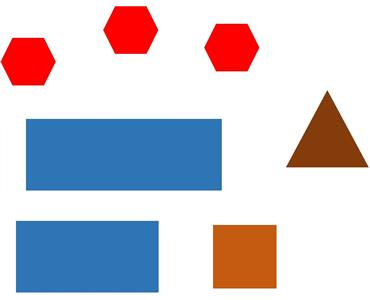
#> input picture ShapeDetection/shapes.jpg, 370 x 300 px
$ python ShapeDetection.py
#> lines starting #> are read from the running program, lines starting #| are printed output that depends on the picture; after the words box and inside, x2 and y2 are one past the last pixel; in counts of white or black regions, pixels touching at a corner belong together
#!/usr/bin/env python
# coding: utf-8

# 1. Create an edge map with Canny
# 2. Find all closed contours, findContours() -> list with all found contours
# 3. Go through each contour using approxPolyDP to approximate a geometric figure, to find the coordinates for each corner
# 4. For each element in the coordinate list, count the amount of corners
#     * 3 corners => triangle
#     * 4 corners => square, rectangle

# In[1]:


import cv2 as cv
import matplotlib.pyplot as plt
import scipy.ndimage as ndimage


# In[2]:


shapes = cv.imread("shapes.jpg")
#> shapes is the input picture: shape (300, 370, 3); mean B, G, R 208.4, 198.7, 202.8
shapes2 = cv.imread("shapes2.jpg")
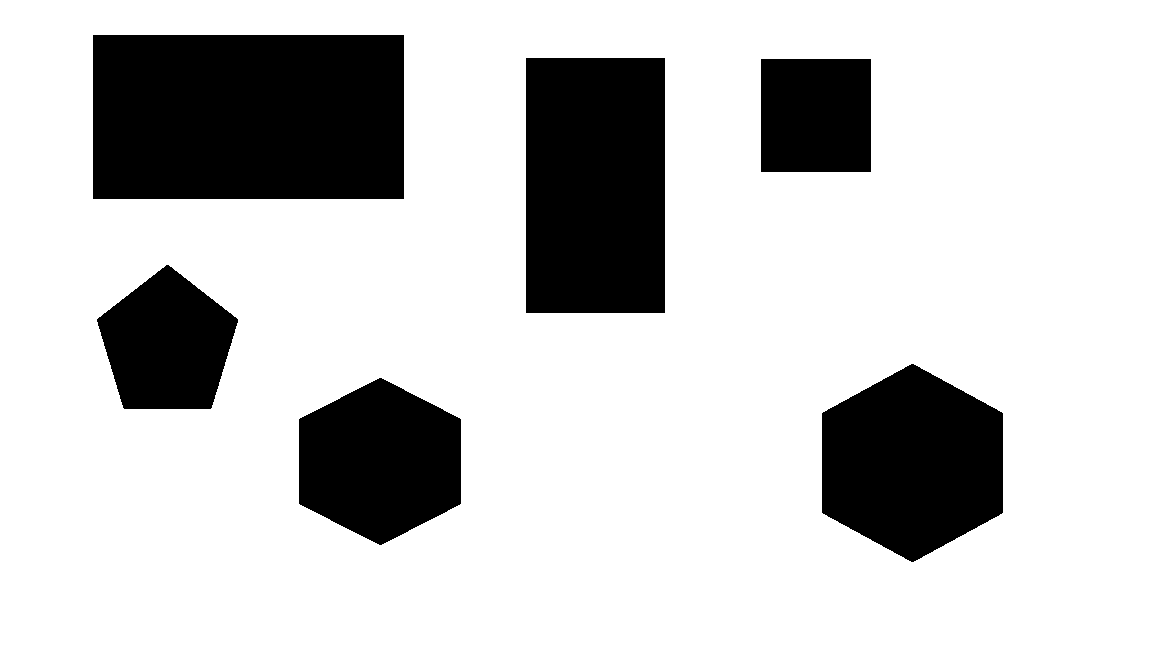
#> input picture ShapeDetection/shapes2.jpg, 1152 x 648 px
#> shapes2 is the input picture: shape (648, 1152, 3); 78.5% white; 6 black regions, box (x1, y1, x2, y2) and area: (93, 35, 404, 199) 51004, (526, 58, 665, 313) 35445, (822, 364, 1003, 562) 27042, (299, 378, 461, 545) 20467, (97, 265, 238, 409) 14173, (761, 59, 871, 172) 12430
shapes3 = cv.imread("shapes3.jpg")
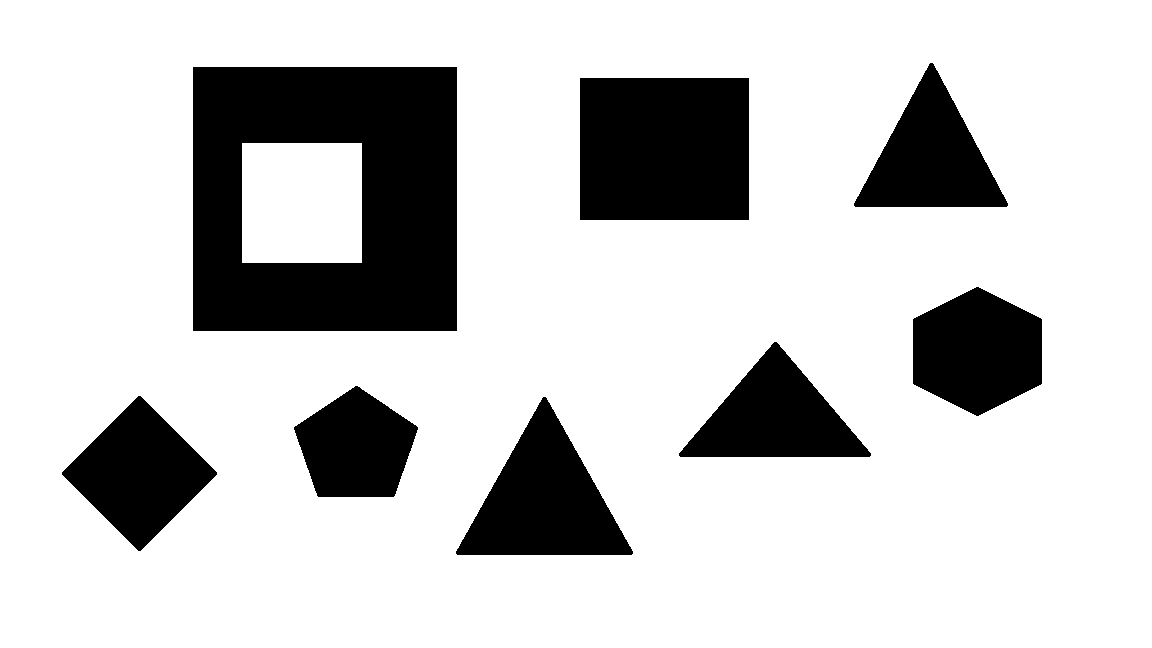
#> input picture ShapeDetection/shapes3.jpg, 1152 x 648 px
#> shapes3 is the input picture: shape (648, 1152, 3); 79.7% white; 8 black regions, largest, box (x1, y1, x2, y2) and area: (193, 67, 457, 331) 55296, (580, 78, 749, 220) 23998, (456, 397, 633, 555) 14473
plt.imshow(shapes)
plt.axis('off')
plt.show()


# In[3]:


def check_square(approxCurve):
    (x,y,w,h) = cv.boundingRect(approxCurve)
    if (float(w)/h == 1):
        return True
    else:
        return False


# In[4]:


def shape(approxCurve):
    corners = len(approxCurve)
    if (corners == 6):
        return "Hexagon"
    elif(corners == 5):
        return "Pentagon"
    elif(corners == 4):
        if (check_square(approxCurve)):
            return "Square"
        else:
            return "Rectangle"
    elif(corners == 3):
        return "Triangle"


# In[5]:


def draw_text(contours, image, fontSize):
    for contour in contours:
        epsilon = 0.02 * cv.arcLength(contour, True)
        approxCurve = cv.approxPolyDP(contour, epsilon, True)
        x = approxCurve[0][0][0]
        y = approxCurve[0][0][1]
        text = shape(approxCurve)
        cv.putText(image, text, (x,y), cv.FONT_HERSHEY_SIMPLEX, fontSize, (255,0,0), int(fontSize*3))


# In[10]:


def find_shape(image, fontSize):
    """find_shape(image, fontSize) --> None
    @brief Draws the contours of shapes on an image"""
#> called with fontSize = 0.3
    image_final = image
    image_gray = cv.cvtColor(image_final, cv.COLOR_BGR2GRAY)
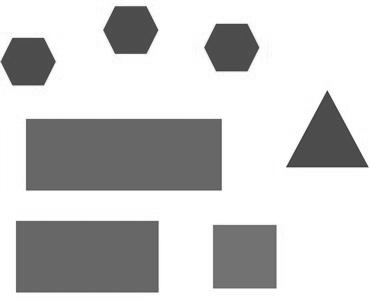
#> image_gray: shape (300, 370); min 45, max 255, mean 201.1
    ret, thresh = cv.threshold(image_gray, 127, 255, 0)
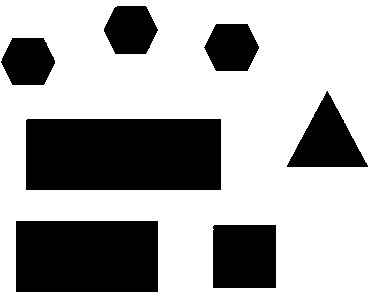
#> thresh: shape (300, 370); 66.6% white; 7 black regions
    contours, hierarchy = cv.findContours(thresh, cv.RETR_TREE, cv.CHAIN_APPROX_SIMPLE)
#> contours = 8 contours; box (x1, y1, x2, y2) and area: (0, 0, 370, 300) 110331, (25, 118, 222, 191) 14108, (15, 220, 159, 293) 10294, (212, 224, 277, 289) 4092, (286, 90, 369, 168) 3252, (103, 5, 159, 55) 2116, (203, 23, 260, 72) 2111, (0, 37, 56, 86) 2100
    contours = contours[1:]
#> contours = 7 contours; box (x1, y1, x2, y2) and area: (25, 118, 222, 191) 14108, (15, 220, 159, 293) 10294, (212, 224, 277, 289) 4092, (286, 90, 369, 168) 3252, (103, 5, 159, 55) 2116, (203, 23, 260, 72) 2111, (0, 37, 56, 86) 2100
    image_contour = cv.drawContours(image_final, contours, -1, (0,255,0), 3)
    draw_text(contours, image_contour, fontSize)
#> the loop in draw_text, `for contour in contours:` made 7 passes
#> (epsilon, approxCurve, corners in shape, text) on passes 1 to 3: (5.08, [[214, 224], [276, 225], [275, 288], [212, 287]], 4, 'Square'), (8.55, [[15, 221], [157, 220], [158, 291], [16, 292]], 4, 'Rectangle'), (10.66, [[25, 120], [220, 118], [221, 189], [26, 190]], 4, 'Rectangle')
#> (epsilon, corners in shape, text) on passes 5 to 7: (3.56, 6, 'Hexagon'), (3.57, 6, 'Hexagon'), (3.56, 6, 'Hexagon')
    plt.figure(figsize=(10,10))
    plt.imshow(image_final)
    plt.axis('off')
    plt.show()


# In[7]:


find_shape(shapes, 0.3)


# In[8]:


find_shape(shapes2, 1)
#> in find_shape (call 2), `image_gray = cv.cvtColor(image_final, cv.COLOR_BGR2GRAY)`: image_gray: shape (648, 1152); 78.5% white; 6 black regions
#> in find_shape (call 2), `contours, hierarchy = cv.findContours(thresh, cv.RETR_TREE, cv.CHAIN_A..`: contours = 7 contours; box (x1, y1, x2, y2) and area: (0, 0, 1152, 648) 744697, (92, 34, 405, 200) 51478, (525, 57, 666, 314) 35838, (821, 363, 1004, 563) 27322, (298, 377, 462, 546) 20713, (96, 264, 239, 410) 14376, (760, 58, 872, 173) 12652
#> in find_shape (call 2), `contours = contours[1:]`: contours = 6 contours; box (x1, y1, x2, y2) and area: (92, 34, 405, 200) 51478, (525, 57, 666, 314) 35838, (821, 363, 1004, 563) 27322, (298, 377, 462, 546) 20713, (96, 264, 239, 410) 14376, (760, 58, 872, 173) 12652
#> call 2 of draw_text, with fontSize = 1
#> the loop in draw_text (call 2), `for contour in contours:` made 6 passes
#> (epsilon, corners in shape, text) on passes 1 to 3: (11.27, 6, 'Hexagon'), (12.9, 6, 'Hexagon'), (9.54, 5, 'Pentagon')
#> (epsilon, approxCurve, corners in shape, text) on passes 4 to 6: (8.95, [[761, 58], [871, 59], [870, 172], [760, 171]], 4, 'Rectangle'), (15.79, [[526, 57], [665, 58], [664, 313], [525, 312]], 4, 'Rectangle'), (19.03, [[92, 35], [403, 34], [404, 198], [93, 199]], 4, 'Rectangle')
#> after the loop in draw_text (call 2), `for contour in contours:`:
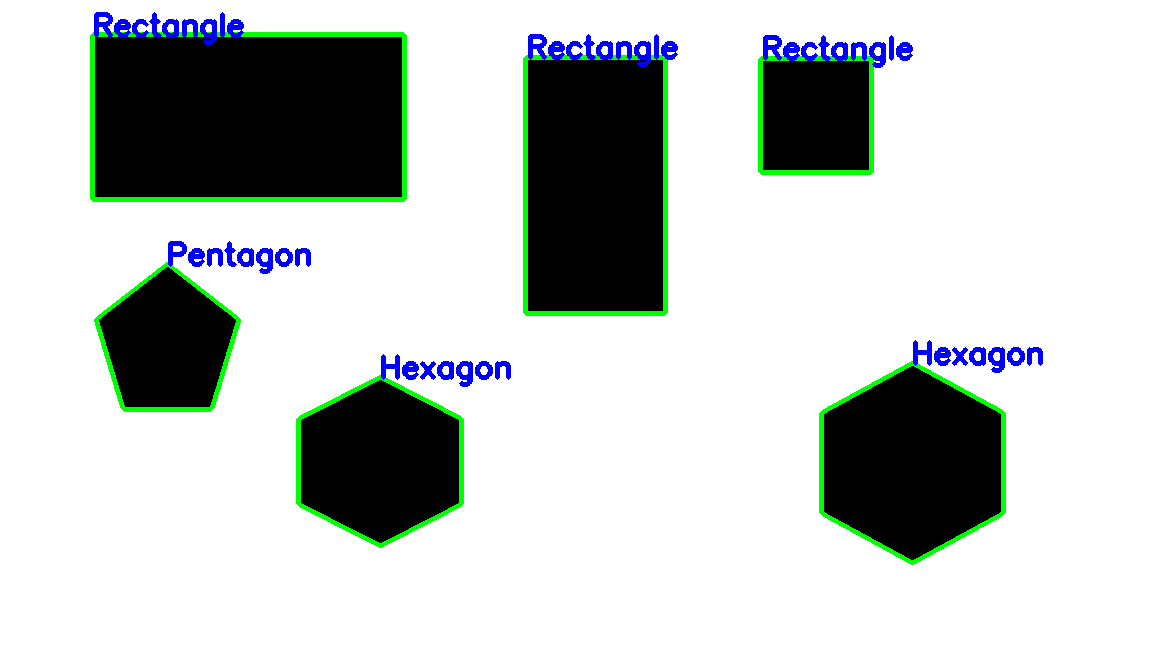
#> image: shape (648, 1152, 3); mean B, G, R 196.9, 199, 193.2


# In[9]:


find_shape(shapes3, 1)
#> call 3 of find_shape, with fontSize = 1
#> in find_shape (call 3), `image_gray = cv.cvtColor(image_final, cv.COLOR_BGR2GRAY)`: image_gray: shape (648, 1152); 79.7% white; 8 black regions
#> in find_shape (call 3), `contours, hierarchy = cv.findContours(thresh, cv.RETR_TREE, cv.CHAIN_A..`: contours = 10 contours; largest, box (x1, y1, x2, y2) and area: (0, 0, 1152, 648) 744697, (192, 66, 458, 332) 70223, (579, 77, 750, 221) 24308, (455, 396, 634, 556) 14719, (242, 143, 362, 263) 14161
#> in find_shape (call 3), `contours = contours[1:]`: contours = 9 contours; largest, box (x1, y1, x2, y2) and area: (192, 66, 458, 332) 70223, (579, 77, 750, 221) 24308, (455, 396, 634, 556) 14719, (242, 143, 362, 263) 14161, (912, 286, 1043, 417) 12738
#> in find_shape (call 3), `image_contour = cv.drawContours(image_final, contours, -1, (0,255,0), 3)`:
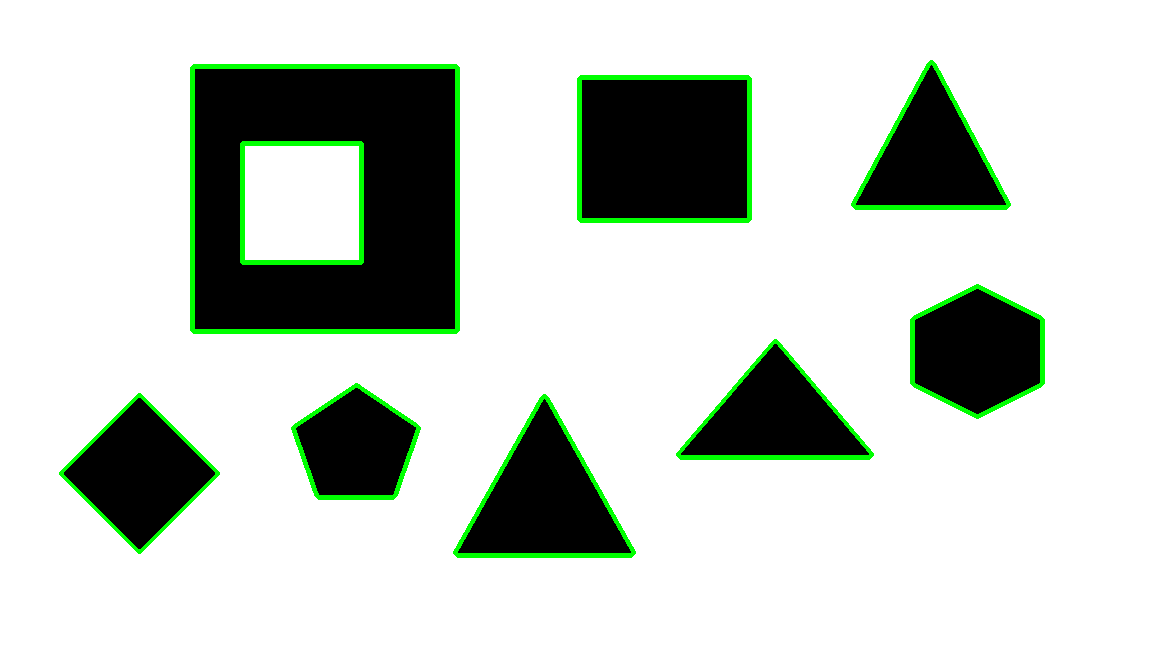
#> image_contour: shape (648, 1152, 3); mean B, G, R 198.6, 206.4, 198.6
#> call 3 of draw_text, with fontSize = 1
#> the loop in draw_text (call 3), `for contour in contours:` made 9 passes
#> (epsilon, approxCurve, corners in shape, text) on passes 2, 6, 7, 8: (8.87, [[138, 395], [217, 472], [140, 551], [61, 474]], 4, 'Square'), (12.47, [[579, 78], [748, 77], [749, 219], [580, 220]], 4, 'Rectangle'), (21.15, [[192, 67], [456, 66], [457, 330], [193, 331]], 4, 'Square'), (9.52, [[242, 143], [242, 262], [361, 262], [361, 143]], 4, 'Square')
#> (epsilon, approxCurve, corners in shape, text) on passes 1, 4, 9: (11.37, [[543, 396], [631, 555], [455, 553]], 3, 'Triangle'), (10.08, [[678, 453], [776, 341], [871, 455]], 3, 'Triangle'), (10.16, [[930, 62], [1006, 207], [853, 205]], 3, 'Triangle')
#> after the loop in draw_text (call 3), `for contour in contours:`:
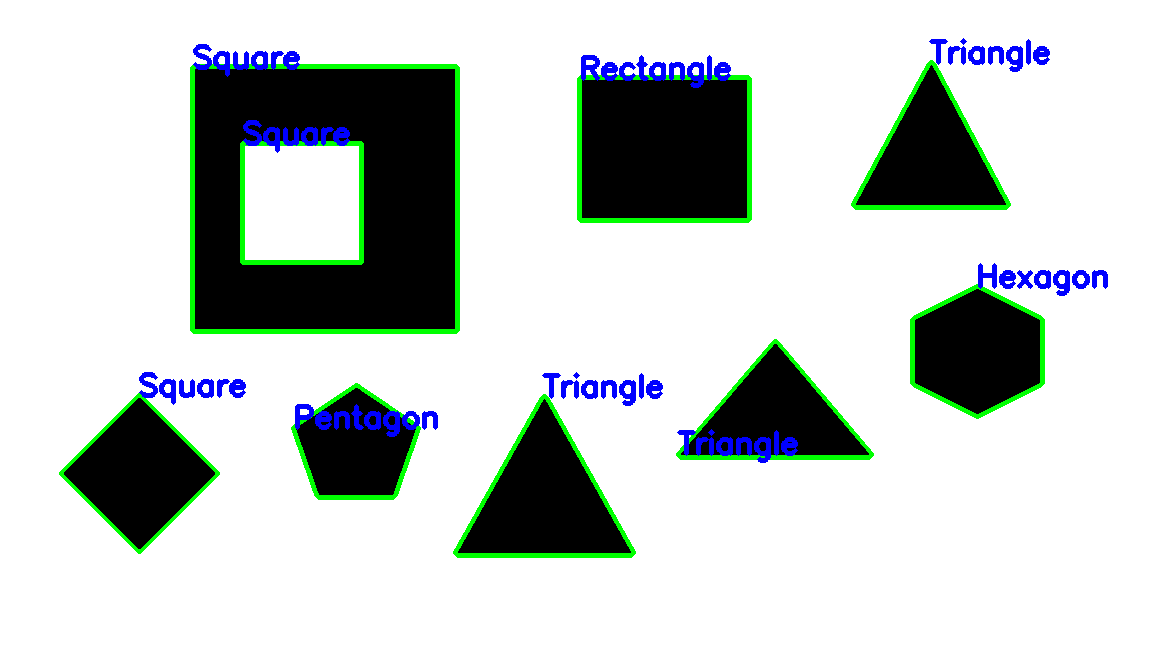
#> image: shape (648, 1152, 3); mean B, G, R 200.3, 202.9, 195.7


# In[ ]:
